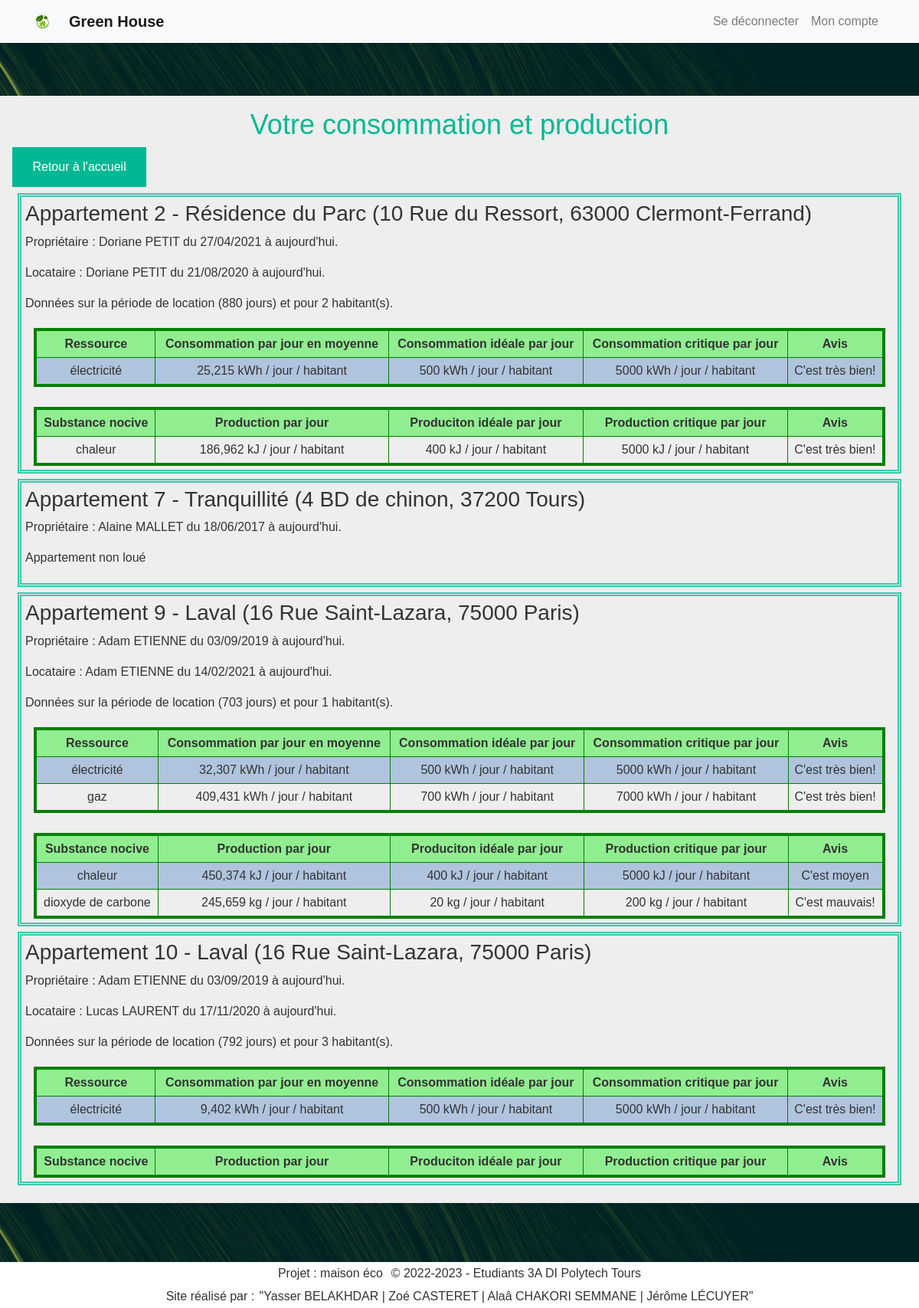
The page /administration/gererConso.php (signed in) on the database its author committed.
### tables this page shows
CREATE TABLE Appartement(
   idAppartement INT AUTO_INCREMENT,
   numAppart INT,
   degreSecurite INT NOT NULL,
   typeAppart INT NOT NULL,
   idPropriete INT NOT NULL,
   PRIMARY KEY(idAppartement),
   FOREIGN KEY(degreSecurite) REFERENCES TypeSecurite(degreSecurite)
        ON DELETE CASCADE,
   FOREIGN KEY(typeAppart) REFERENCES TypeAppartement(typeAppart)
        ON DELETE CASCADE,
   FOREIGN KEY(idPropriete) REFERENCES Propriete(idPropriete)
        ON DELETE CASCADE
);

CREATE TABLE Appareil(
   idAppareil INT AUTO_INCREMENT,
   nomAppareil VARCHAR(50)  NOT NULL,
   emplacement VARCHAR(200) ,
   idTypeAppareil INT NOT NULL,
   idPiece INT NOT NULL,
   PRIMARY KEY(idAppareil),
   FOREIGN KEY(idTypeAppareil) REFERENCES TypeAppareil(idTypeAppareil)
        ON DELETE CASCADE,
   FOREIGN KEY(idPiece) REFERENCES Piece(idPiece)
        ON DELETE CASCADE
);

### WEB/common/bdd.php (called while the page is built, shortened)
<?php
if (isset($_SESSION['Id']) && !empty($_SESSION['Id'])) {
	$estConnecte = true;
} else {
	$sessionId = null;
	$estConnecte = false;
	$estAdmin = false;
	$Prenom = "";
	$Nom = "";
}

### WEB/common/fonctions.php (called while the page is built, shortened)
<?php
function adressePropriete($propriete)
{
	$adresse = $propriete['numeroRue'] . " " . $propriete['nomRue'] . ", " . $propriete['codePostal'] . " " . $propriete['nomVille'];
	if ($propriete['nomPropriete'] != null) {
		$labelPropriete = $propriete['nomPropriete'] . " (" . $adresse . ")";
	} else {
		$labelPropriete = $adresse;
	}
	return $labelPropriete;
}
function periodeDateDuAu($dateDebut, $dateFin) {
	if($dateFin == NULL) {
		return "du " . date("d/m/Y", strtotime($dateDebut)) . " à aujourd'hui";
	} else {
		return "du " . date("d/m/Y", strtotime($dateDebut)) . " au " . date("d/m/Y", strtotime($dateFin));
	}
}

### WEB/administration/gererConso.php (the view, shortened to what this page needs)
<!DOCTYPE html>
 <html lang="fr">
 <head>
    <?php require "../common/header.php"; ?>
    <h2>Votre consommation et production</h2>
    <a href="../Page_accueil/Page_accueil.php" class = "bouton-retour">Retour à l'accueil</a>
    <?php
    $reqApparts = 'SELECT Appartement.idAppartement, numAppart, numeroRue, nomRue, codePostal, nomVille, nomPropriete,
                    datedebutprop, datefinprop,
                    datedebutloc, dateFinLoc, nbHabitants,
                    (UNIX_TIMESTAMP(IFNULL(dateFinLoc,NOW())) - UNIX_TIMESTAMP(datedebutloc)) AS tempsDureeLocation,
                    idProprietaire, nomProprietaire, prenomProprietaire,
                    idLocataire, nomLocataire, prenomLocataire
            FROM Appartement NATURAL JOIN ProprieteAdresse
            LEFT OUTER JOIN DernierProprietaire ON ProprieteAdresse.idPropriete = DernierProprietaire.idPropriete
            LEFT OUTER JOIN LocataireActuel ON Appartement.idAppartement = LocataireActuel.idAppartement';
    $dataApparts = $bdd->query($reqApparts);
    foreach ($dataApparts as $appartement) {
        $heuresDureeLocation = $appartement['tempsDureeLocation'] / 3600;
        echo "<div class=\"appart\">
        <h3>";
        if ($appartement['numAppart'] != NULL) echo "Appartement {$appartement['numAppart']} - ";
        echo adressePropriete($appartement) . "</h3>";
        $textePeriodeProprietaire = periodeDateDuAu($appartement['datedebutprop'], $appartement['datefinprop']);
        echo "<p>Propriétaire : {$appartement['prenomProprietaire']} {$appartement['nomProprietaire']} $textePeriodeProprietaire.</p>";
        if($appartement['datedebutloc'] == NULL) {
            echo "<p>Appartement non loué</p>";
            echo "</div>";
            continue;
        }
        $dateDebut = $appartement['datedebutloc'];
        $dateFin = $appartement['dateFinLoc'];
        $textPeriodeLocation = periodeDateDuAu($dateDebut, $dateFin);
        if($dateFin == NULL) $dateFin = date('Y-m-d');
        echo "<p>Locataire : {$appartement['prenomLocataire']} {$appartement['nomLocataire']} $textPeriodeLocation.</p>";
        $nbJoursLocation = round($heuresDureeLocation / 24, 0);
        echo "<p>Données sur la période de location ($nbJoursLocation jours) et pour {$appartement['nbHabitants']} habitant(s).</p>";
        $reqConso = "SELECT idAppareil, libTypeRessource, valCritiqueConsoAppart, valIdealeConsoAppart, quantiteAllume,
                    SUM((UNIX_TIMESTAMP(IFNULL(dateOff, NOW())) - UNIX_TIMESTAMP(dateOn))) AS dureeAllume
                FROM TypeRessource NATURAL JOIN Consommer NATURAL JOIN TypeAppareil NATURAL JOIN Appareil NATURAL JOIN Piece NATURAL JOIN HistoriqueConsommation
                WHERE idAppartement = {$appartement['idAppartement']} AND dateOn >= '$dateDebut' AND dateOn <= '$dateFin'
                GROUP BY typeRessource";
        $dataConso = $bdd->query($reqConso);
        echo "<table class=\"with-space\">
                <tbody>
                    <tr class=\"titre\">
                        <td>Ressource</td>
                        <td>Consommation par jour en moyenne</td>
                        <td>Consommation idéale par jour</td>
                        <td>Consommation critique par jour</td>
                        <td>Avis</td>
                    </tr>";
        foreach ($dataConso as $ligneConso) {
            $consommation = ($ligneConso['dureeAllume'] / 3600) * $ligneConso['quantiteAllume'] / $heuresDureeLocation / $appartement['nbHabitants'];
            $libTypeRessource = $ligneConso['libTypeRessource'];
            $unite = "kWh / jour / habitant";
            echo "<tr>
                    <td>$libTypeRessource</td>
                    <td>" . str_replace(".", ",", round($consommation, 3)) . " $unite</td>
                    <td>" . $ligneConso['valIdealeConsoAppart'] . " $unite</td>
                    <td>" . $ligneConso['valCritiqueConsoAppart'] . " $unite</td>";
            if ($ligneConso['valIdealeConsoAppart']+5 >= $consommation) echo "<td class=\"vert\">C'est très bien!</td>";
            else if ($ligneConso['valCritiqueConsoAppart']-5 > $consommation) echo "<td class=\"orange\">C'est moyen</td>";
            else echo "<td class=\"rouge\">C'est mauvais!</td>";
            echo "</tr>";
        }
        echo "<tr class=\"space\"><td colspan=\"6\" class=\"ignore-border\">&nbsp;</td></tr>";
        $reqProd = "SELECT libTypeSubstance, valCritiqueProdAppart, valIdealeProdAppart, idAppareil, quantiteAllume,
                SUM((UNIX_TIMESTAMP(IFNULL(dateOff, NOW())) - UNIX_TIMESTAMP(dateOn))) AS dureeAllume
                FROM TypeSubstance NATURAL JOIN Produire NATURAL JOIN TypeAppareil NATURAL JOIN Appareil NATURAL JOIN Piece NATURAL JOIN HistoriqueConsommation
                WHERE idAppartement = {$appartement['idAppartement']} AND dateOn >= '$dateDebut' AND dateOn <= '$dateFin'
                GROUP BY typeSubstance";
        $dataProd = $bdd->query($reqProd);
        echo "      <tr class=\"titre\">
                        <td>Substance nocive</td>
                        <td>Production par jour</td>
                        <td>Produciton idéale par jour</td>
                        <td>Production critique par jour</td>
                        <td>Avis</td>
                    </tr>";
        foreach ($dataProd as $ligneProd) {
            $heuresAllume = $ligneProd['dureeAllume'] / 3600;
            $production = $heuresAllume * $ligneProd['quantiteAllume'] / $heuresDureeLocation / $appartement['nbHabitants'];
            $unite = " kg/j";
            switch($ligneProd['libTypeSubstance']) {
                case "dioxyde de carbone":
                    $unite = " kg / jour / habitant";
                    break;
                case "chaleur":
                    $unite = " kJ / jour / habitant";
                    break;
            }
            echo "<tr>
                    <td>{$ligneProd['libTypeSubstance']}</td>
                    <td>" . str_replace(".", ",", round($production, 3)) . "$unite</td>
                    <td>" . $ligneProd['valIdealeProdAppart'] . $unite . "</td>
                    <td>" . $ligneProd['valCritiqueProdAppart'] . $unite . "</td>";
            if ($ligneProd['valIdealeProdAppart']+5 >= $production) echo "<td class=\"vert\">C'est très bien!</td>";
            else if ($ligneProd['valCritiqueProdAppart']-5 > $production) echo "<td class=\"orange\">C'est moyen</td>";
            else echo "<td class=\"rouge\">C'est mauvais!</td>";
            echo "</tr>";
        }
        echo "</tbody>
            </table>
            </div>";
    }
    ?>
 </body>
 <?php require "../common/footer.php"; ?>
</html>

### WEB/common/header.php (shortened to what this page needs)
<?php
if (!isset($ROOT)) {
    $ROOT = "../";
}
require_once("main.php");
require_once("fonctions.php");
?>
<link rel="stylesheet" href="https://maxcdn.bootstrapcdn.com/bootstrap/4.0.0/css/bootstrap.min.css">
<link rel='stylesheet' type='text/css' media='screen' href='<?= $ROOT ?>common/style/main.css'>
</head>
<body>
    <nav class="navbar navbar-expand-lg navbar-light bg-light fixed-top">
        <div class="container">
            <img src="<?= $ROOT ?>common/images/Green_house.webp" alt="Green_house" width="20" height="20" style="float:left; margin:0 25px 0 0;" />
            <a class="navbar-brand" href="<?= $ROOT ?>Page_accueil/Page_accueil.php"><b>Green House </b></a>
            <div class="collapse navbar-collapse" id="navbarResponsive">
                <ul class="navbar-nav ml-auto">
                    <?php
                    if (!$estConnecte) {
                        echo "<li class='nav-item'><a class='nav-link' href='{$ROOT}Page_accueil/inscription.php'>S'inscrire</a></li>";
                        echo "<li class='nav-item'><a class='nav-link' href='{$ROOT}Page_accueil/connexion.php'>Se connecter (utilisateur)</a></li>";
                        echo "<li class='nav-item'><a class='nav-link' href='{$ROOT}Page_accueil/connexion_administrateur.php'>Se connecter (admin)</a></li>";
                    } else {
                        echo "<li class='nav-item'><a class='nav-link' href='{$ROOT}Page_accueil/deconnexion.php'>Se déconnecter</a></li>";
                        echo "<li class='nav-item'><a class='nav-link' href='{$ROOT}Page_accueil/gestion_compte.php'>Mon compte</a></li>";
                    }
                    ?>
                </ul>
            </div>
        </div>
    </nav>
    <br><br>
    <div class="vantatopologymin" id="vantatopologymin_1"></div>
    <div class="body">

### WEB/common/footer.php (shortened to what this page needs)
<footer style="background-color: white;">
	<div class="vantatopologymin" id="vantatopologymin_2"></div>
	<div class="footer">
		<div class="flex-together">
			<p>Projet : maison éco</p>&nbsp;
			<p>© 2022-2023 - Etudiants 3A DI Polytech Tours</p>
		</div>
		<div class="flex-together">
			<p>Site réalisé par : </p>
			<p>"Yasser BELAKHDAR | Zoé CASTERET | Alaâ CHAKORI SEMMANE | Jérôme LÉCUYER"</p>
		</div>
	</div>
</footer>

### WEB/common/style/main.css (style rules this page uses)
html { height: 100%; }
body { font-family: Arial, sans-serif; color: #333; background-color: #eee; margin: 0; min-height: 100%; display: flex; flex-direction: column; }
.body { padding: 1em; }
h2 { font-size: 36px; text-align: center; color: #00b894; }
.bouton-retour { display: block; width: 15%; margin: 20px; padding: 12px 20px; }
button, .header-right > a, .bouton, .bouton-retour { background-color: #00b894; color: #fff; padding: 14px 20px; margin: 8px 0; border: none; cursor: pointer; text-align: center; text-decoration: none; }
table.with-space { margin: 20px auto auto auto; table-layout: auto; width: 98%; text-align: center; border-collapse: collapse; border: solid green 4px; border-left: none; border-right: none; }
table tr:not(.titre):not(.space):nth-child(even) { background: lightsteelblue; }
table .titre { font-weight: bold; background: lightgreen; }
table td:not(.ignore-border) { border: solid green 1px; padding: 5px; }
table tr { border-collapse: collapse; border: solid green 4px; }
table tr:not(.space) { border-top: none; border-bottom: none; }
table tr.space { border-left: none; border-right: none; }
.appart { border: double #3dc7ab 5px; margin: 7px; padding: 5px; }
footer { margin-top: auto; }
footer > .footer { padding: 0 1em; display: flex; flex-direction: column; justify-content: center; align-items: center; }
footer p { margin: auto 0; padding: 0.2em; }
.flex-together { display: flex; flex-direction: row; flex-wrap: wrap; }
.vantatopologymin { height: 77px; position: unset !important; }

### rows shown on the page
appartement: numAppart "2", appartement "Résidence du Parc (10 Rue du Ressort, 63000 Clermont-Ferrand)", prenomProprietaire "Doriane", nomProprietaire "PETIT", textePeriodeProprietaire "du 27/04/2021 à aujourd'hui", prenomLocataire "Doriane", nomLocataire "PETIT", textPeriodeLocation "du 21/08/2020 à aujourd'hui", nbJoursLocation "880", nbHabitants "2"
appareil: libTypeRessource "électricité", consommation "25,215", unite "kWh / jour / habitant", valIdealeConsoAppart "500", valCritiqueConsoAppart "5000"
appareil: libTypeSubstance "chaleur", production "186,962", unite "kJ / jour / habitant", valIdealeProdAppart "400", valCritiqueProdAppart "5000", shows "C'est très bien!"
appartement: numAppart "7", appartement "Tranquillité (4 BD de chinon, 37200 Tours)", prenomProprietaire "Alaine", nomProprietaire "MALLET", textePeriodeProprietaire "du 18/06/2017 à aujourd'hui", shows "Appartement non loué"
appartement: numAppart "9", appartement "Laval (16 Rue Saint-Lazara, 75000 Paris)", prenomProprietaire "Adam", nomProprietaire "ETIENNE", textePeriodeProprietaire "du 03/09/2019 à aujourd'hui", prenomLocataire "Adam", nomLocataire "ETIENNE", textPeriodeLocation "du 14/02/2021 à aujourd'hui", nbJoursLocation "703", nbHabitants "1"
appareil: libTypeRessource "électricité", consommation "32,307", unite "kWh / jour / habitant", valIdealeConsoAppart "500", valCritiqueConsoAppart "5000"
appareil: libTypeRessource "gaz", consommation "409,431", unite "kWh / jour / habitant", valIdealeConsoAppart "700", valCritiqueConsoAppart "7000", libTypeSubstance "chaleur", production "450,374", unite "kJ / jour / habitant", valIdealeProdAppart "400", valCritiqueProdAppart "5000", shows "C'est moyen", libTypeSubstance "dioxyde de carbone", production "245,659", unite "kg / jour / habitant", valIdealeProdAppart "20", valCritiqueProdAppart "200"
appartement: numAppart "10", appartement "Laval (16 Rue Saint-Lazara, 75000 Paris)", prenomProprietaire "Adam", nomProprietaire "ETIENNE", textePeriodeProprietaire "du 03/09/2019 à aujourd'hui", prenomLocataire "Lucas", nomLocataire "LAURENT", textPeriodeLocation "du 17/11/2020 à aujourd'hui", nbJoursLocation "792", nbHabitants "3"
appareil: libTypeRessource "électricité", consommation "9,402", unite "kWh / jour / habitant", valIdealeConsoAppart "500", valCritiqueConsoAppart "5000"
